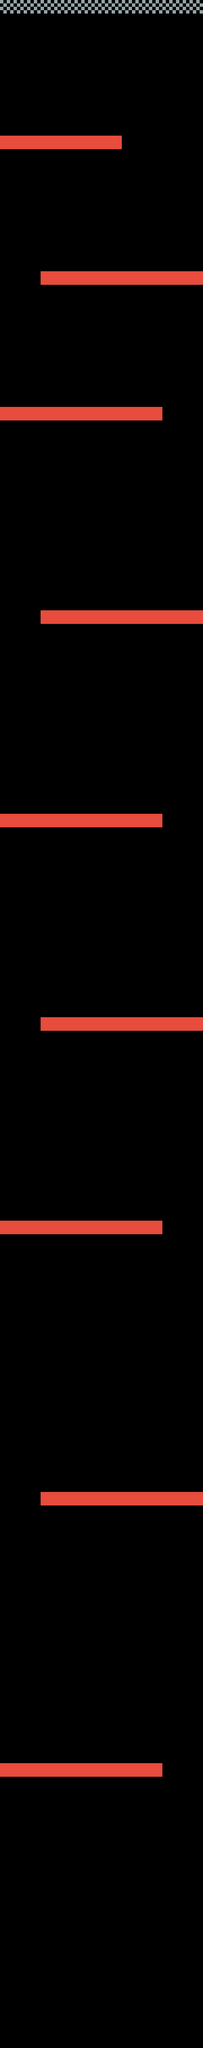

Rendered tile map (Tiled .tmx) drawn with the repository's tilesets; below, a short description and the map source with its tile grids summarised:
An orthogonal 15x151 tile map with 48x48 px tiles, 2 tile layers (walls, finish).

<map version="1.0" orientation="orthogonal" renderorder="right-down" width="15" height="151" tilewidth="48" tileheight="48">
 <tileset firstgid="1" name="tile_set" tilewidth="48" tileheight="48">
  <image source="tile_set.png" width="144" height="96" />
 </tileset>
 <layer name="walls" width="15" height="151">
  <data>[2265 cells, 105 non-empty, 1 distinct tile ids]</data>
 </layer>
 <layer name="finish" width="15" height="151">
  <data>[2265 cells, 15 non-empty, 1 distinct tile ids]</data>
 </layer>
</map>
